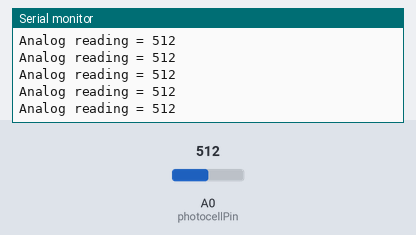
The sketch below on a simulated Arduino Uno, built with avr-gcc and run on an emulated ATmega328P. Shown: the last lines printed to the serial monitor. Inputs (shaded band) come from the test bench; at power-on: A0 (photocellPin) = 512.

Above: at 1.2 s.
1.3 s: A0 (photocellPin) set to 716
At 1.31 s:
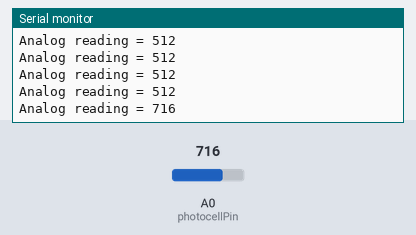
2.8 s: A0 (photocellPin) set to 900
At 2.82 s:
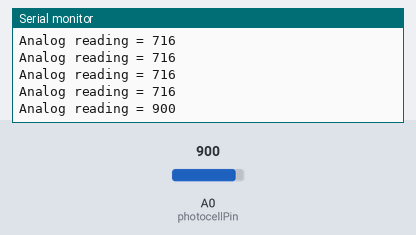
Timing chart, 0 to 5.8 s (numbered marks = the images above; inputs shaded):
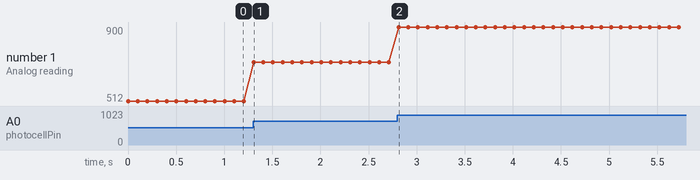

Measured:
- after the input at 1.3 s, the serial monitor: prints a new line at once (image 1)
- after the input at 2.8 s, the serial monitor: prints a new line at once (image 2)
- plotted number 1: 512 → 716 after the input at 1.3 s, 716 → 900 after the input at 2.8 s

The sketch:

photocellTest.ino
```cpp
#include <Servo.h>
/* Photocell simple testing sketch.

Connect one end of the photocell to 5V, the other end to Analog 0.
Then connect one end of a 10K resistor from Analog 0 to ground
Connect LED from pin 11 through a resistor to ground
For more information see http://learn.adafruit.com/photocells */

int photocellPin = 0;     // the cell and 10K pulldown are connected to a0
int photocellReading;     // the analog reading from the sensor divider
//int LEDpin = 11;          // connect Red LED to pin 11 (PWM pin)
//int LEDbrightness;        //

int pushedOut = 0;
int servo1Pin = 3;
Servo servo1;

void setup(void) {
  // We'll send debugging information via the Serial monitor
//  pinMode(LEDpin, OUTPUT);
//  servo1.attach(servo1Pin);
//  servo1.write(180);
  Serial.begin(9600);
}

void loop(void) {
  photocellReading = analogRead(photocellPin);

  Serial.print("Analog reading = ");
  Serial.println(photocellReading);     // the raw analog reading

  // LED gets brighter the darker it is at the sensor
  // that means we have to -invert- the reading from 0-1023 back to 1023-0
//  photocellReading = 1023 - photocellReading;
  //now we have to map 0-1023 to 0-255 since thats the range analogWrite uses
//  LEDbrightness = map(photocellReading, 0, 1023, 0, 255);
//  if (photocellReading >= 180) {
//    if (!pushedOut) {
//      pushedOut = 1;
//      digitalWrite(LEDpin, HIGH);
//      goIn();
//    }
//  } else {
//    if (pushedOut) {
//      pushedOut = 0;
//      digitalWrite(LEDpin, LOW);
//      goOut();
//    }
//  }

  delay(100);
}

void goIn() {
  servo1.write(180);
}

void goOut() {
  for (int i = 180; i >= 0; i --) {
       servo1.write(i);
       delay(5);
  }
}
```
